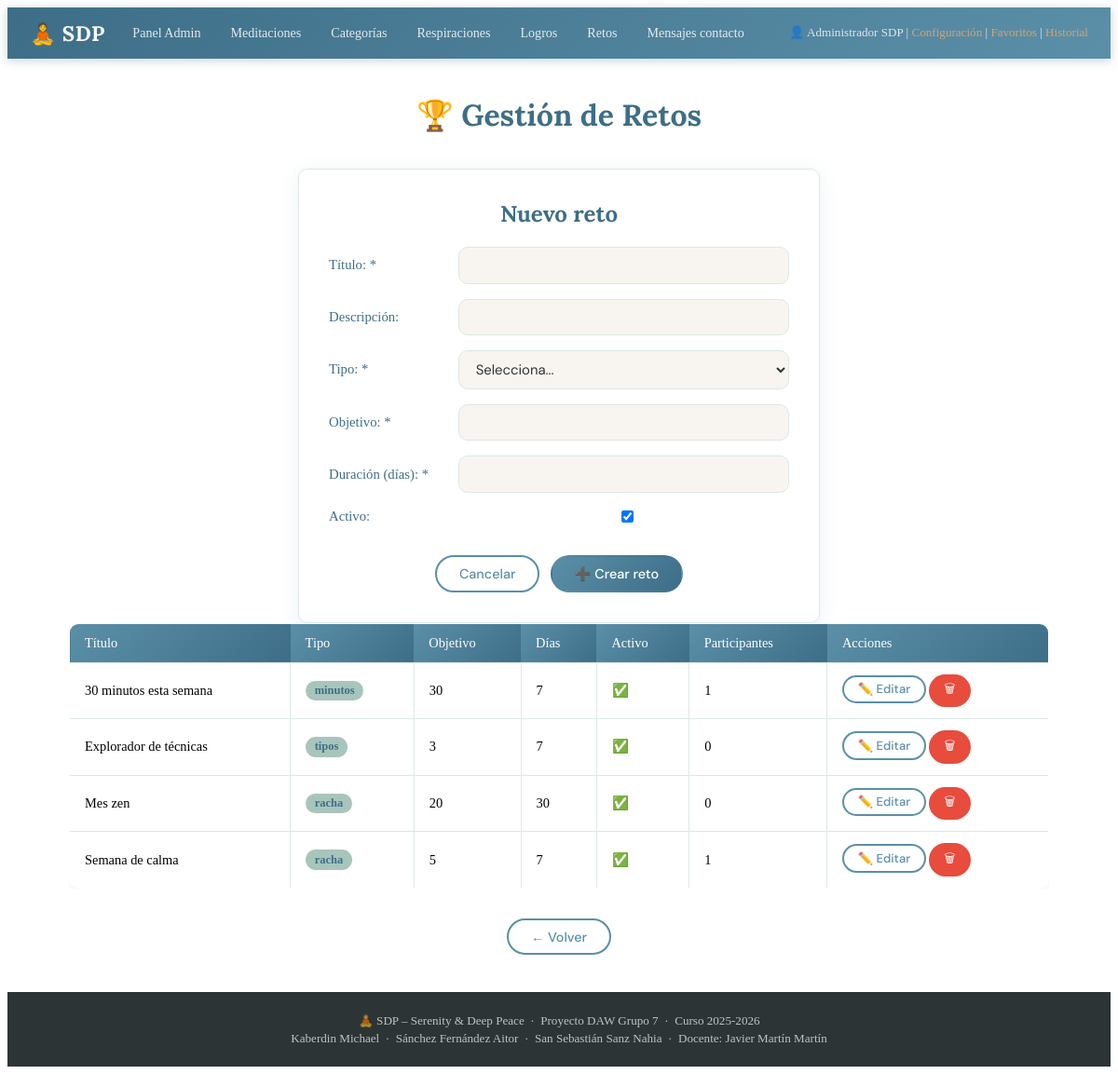
/controller/RetoController.php?action=listarAdmin (signed in), run on the app's committed database.
### tables this page shows
CREATE TABLE IF NOT EXISTS retos (
    id_reto        INT AUTO_INCREMENT PRIMARY KEY,
    titulo         VARCHAR(150) NOT NULL,
    descripcion    TEXT,
    tipo           ENUM('racha','minutos','sesiones','tipos') NOT NULL,
    objetivo_valor SMALLINT UNSIGNED NOT NULL,
    duracion_dias  TINYINT UNSIGNED NOT NULL DEFAULT 7,
    activo         TINYINT(1) NOT NULL DEFAULT 1
);

### dao/SDPBD.php (called while the page is built, shortened)
<?php
class SDPBD {
    private static $conexion = null;
    private static function conexionBD() {
        $config = parse_ini_file(__DIR__ . "/../config/conf.ini");
        if (self::$conexion === null) {
            self::$conexion = new mysqli(
                $config['server'],
                $config['user'],
                $config['pasw'],
                $config['bd']
            );
        }
        self::$conexion->set_charset("utf8mb4");
        return self::$conexion;
    }
    public static function preparar($conexion, $consulta, ...$parametros) {
        $preparacion = $conexion->prepare($consulta);
        return $preparacion;
    }
    public static function consultaLectura($consulta, ...$parametros) {
        $conexion    = self::conexionBD();
        $preparacion = self::preparar($conexion, $consulta, ...$parametros);
        $preparacion->execute();
        $resultado = $preparacion->get_result();
        if ($resultado->num_rows > 0) {
            return $resultado->fetch_all(MYSQLI_ASSOC);
        }
        return null;
    }
}
?>

### dao/RetoDAO.php (called while the page is built, shortened)
<?php
require_once(__DIR__ . '/../dao/SDPBD.php');
require_once(__DIR__ . '/../model/RetoModel.php');
class RetoDAO {
    private static function filaAModelo($fila) {
        $r = new RetoModel();
        $r->setIdReto($fila['id_reto']);
        $r->setTitulo($fila['titulo']);
        $r->setDescripcion($fila['descripcion'] ?? null);
        $r->setTipo($fila['tipo']);
        $r->setObjetivoValor($fila['objetivo_valor']);
        $r->setDuracionDias($fila['duracion_dias']);
        $r->setActivo($fila['activo']);
        return $r;
    }
    public static function listarTodos() {
        $consulta  = "SELECT r.*, COUNT(ur.id_usuario) AS num_participantes
                      FROM retos r
                      LEFT JOIN usuario_reto ur ON r.id_reto = ur.id_reto
                      GROUP BY r.id_reto
                      ORDER BY r.titulo";
        $resultado = SDPBD::consultaLectura($consulta);
        $lista = [];
        if ($resultado) {
            foreach ($resultado as $fila) {
                $lista[] = ['modelo' => self::filaAModelo($fila), 'num_participantes' => $fila['num_participantes']];
            }
        }
        return $lista;
    }
}
?>

### model/RetoModel.php (called while the page is built, shortened)
<?php
class RetoModel {
    private $id_reto;
    private $titulo;
    private $descripcion;
    private $tipo;
    private $objetivo_valor;
    private $duracion_dias;
    private $activo;
    public function getIdReto()          { return $this->id_reto; }
    public function setIdReto($v)        { $this->id_reto = $v; }
    public function getTitulo()          { return $this->titulo; }
    public function setTitulo($v)        { $this->titulo = $v; }
    public function getDescripcion()     { return $this->descripcion; }
    public function setDescripcion($v)   { $this->descripcion = $v; }
    public function getTipo()            { return $this->tipo; }
    public function setTipo($v)          { $this->tipo = $v; }
    public function getObjetivoValor()   { return $this->objetivo_valor; }
    public function setObjetivoValor($v) { $this->objetivo_valor = $v; }
    public function getDuracionDias()    { return $this->duracion_dias; }
    public function setDuracionDias($v)  { $this->duracion_dias = $v; }
    public function getActivo()          { return $this->activo; }
    public function setActivo($v)        { $this->activo = $v; }
}
?>

### view/admin/retosAdminView.php (the view, shortened to what this page needs)
<?php include __DIR__ . '/../../view/statics/cabeceraView.php'; ?>
<main>
    <h1>🏆 Gestión de Retos</h1>
    <div class="panel-sesion">
        <h2 id="reto-form-titulo">Nuevo reto</h2>
        <form id="retoForm" method="POST" action="/<?php echo $projectName; ?>/controller/RetoController.php">
            <div class="formularios">
                <label for="reto-titulo-inp">Título: *</label>
                <input type="text" id="reto-titulo-inp" name="titulo" required>
                <label for="reto-desc">Descripción:</label>
                <input type="text" id="reto-desc" name="descripcion">
                <label for="reto-tipo">Tipo: *</label>
                <select id="reto-tipo" name="tipo" required>
                    <option value="">Selecciona...</option>
                </select>
                <label for="reto-obj">Objetivo: *</label>
                <input type="number" id="reto-obj" name="objetivo_valor" min="1" required>
                <label for="reto-dias">Duración (días): *</label>
                <input type="number" id="reto-dias" name="duracion_dias" min="1" required>
                <label for="reto-activo">Activo:</label>
                <input type="checkbox" id="reto-activo" name="activo" checked>
            </div>
        </form>
        <div class="dashboardActions">
            <button type="button" class="botones" onclick="limpiarRetoForm()">Cancelar</button>
            <button type="submit" form="retoForm" class="botones botones-primario" id="reto-btn">➕ Crear reto</button>
        </div>
    </div>
    <div class="tabla-scroll">
        <table class="tabla">
            <thead>
                <tr><th>Título</th><th>Tipo</th><th>Objetivo</th><th>Días</th><th>Activo</th><th>Participantes</th><th>Acciones</th></tr>
            </thead>
            <tbody>
                <?php foreach ($retos as $item):
                    $r   = $item['modelo'];
                    $num = $item['num_participantes'];
                ?>
                <tr>
                    <td><?php echo htmlspecialchars($r->getTitulo()); ?></td>
                    <td><span class="badge"><?php echo $r->getTipo(); ?></span></td>
                    <td><?php echo $r->getObjetivoValor(); ?></td>
                    <td><?php echo $r->getDuracionDias(); ?></td>
                    <td><?php echo $r->getActivo() ? '✅' : '❌'; ?></td>
                    <td><?php echo $num; ?></td>
                    <td>
                        <button type="button" class="botones btn-sm"
                                onclick="editarReto(<?php echo $r->getIdReto(); ?>, '<?php echo addslashes($r->getTitulo()); ?>', '<?php echo addslashes($r->getDescripcion() ?? ''); ?>', '<?php echo $r->getTipo(); ?>', <?php echo $r->getObjetivoValor(); ?>, <?php echo $r->getDuracionDias(); ?>, <?php echo $r->getActivo(); ?>)">
                            ✏️ Editar
                        </button>
                        <form method="POST" action="/<?php echo $projectName; ?>/controller/RetoController.php" style="display:inline;"
                              onsubmit="return confirm('¿Eliminar este reto?');">
                            <button type="submit" class="botones botones-peligro btn-sm">🗑</button>
                        </form>
                    </td>
                </tr>
                <?php endforeach; ?>
            </tbody>
        </table>
    </div>
    <div class="dashboardActions">
        <button class="botones" onclick="history.back()">← Volver</button>
    </div>
</main>
<?php include __DIR__ . '/../../view/statics/pieView.php'; ?>

### assets/css/styles.css (style rules this page uses)
:root { --primario: #5b8fa8; --primario-dk: #3e6e87; --secundario: #a8c5bc; --acento: #d4a373; --fondo: #f8f5f0; --fondo-card: #ffffff; --texto: #2d3436; --texto-muted: #7f8c8d; --borde: #dde8e5; --peligro: #e74c3c; --ok: #27ae60; --sombra: 0 4px 20px rgba(91, 143, 168, .12); --radio: 10px; }
*, *::before, *::after { box-sizing: border-box; }
h1, h2, h3, h4 { font-family: 'Lora', serif; color: var(--primario-dk); margin-top: 0; }
main { grid-area: main; padding: 2.5rem 1.5rem; display: flex; flex-direction: column; align-items: center; max-width: 1100px; margin: 0 auto; width: 100%; }
form { all: unset; width: 100%; display: flex; flex-direction: column; align-items: center; }
.formularios { display: grid; grid-template-columns: auto 1fr; gap: 1rem 2rem; align-items: center; width: 100%; max-width: 560px; }
.formularios label { justify-self: start; font-weight: 500; color: var(--primario-dk); font-size: .92rem; }
.formularios input, .formularios select, .formularios textarea { justify-self: stretch; padding: .55rem .85rem; border: 1.5px solid var(--borde); border-radius: var(--radio); font-size: .93rem; font-family: 'DM Sans', sans-serif; background: var(--fondo); color: var(--texto); transition: border-color .2s, box-shadow .2s; width: 100%; }
.botones { display: inline-block; padding: .55rem 1.5rem; background: var(--fondo-card); color: var(--primario); border: 2px solid var(--primario); border-radius: 25px; font-family: 'DM Sans', sans-serif; font-weight: 500; font-size: .9rem; cursor: pointer; margin-top: .5rem; text-decoration: none; transition: all .2s; }
.botones-primario { background: linear-gradient(135deg, var(--primario), var(--primario-dk)); color: #fff; border-color: transparent; }
.botones-peligro { background: var(--peligro); color: #fff; border-color: transparent; }
.btn-sm { padding: .3rem .9rem; font-size: .82rem; margin-top: 0; }
.dashboardActions { display: flex; flex-wrap: wrap; gap: .7rem; justify-content: center; margin-top: 1.5rem; width: 100%; }
.tabla-scroll { width: 100%; overflow-x: auto; }
.tabla { width: 100%; border-collapse: collapse; background: var(--fondo-card); border: 1px solid var(--borde); border-radius: var(--radio); overflow: hidden; box-shadow: var(--sombra); }
.tabla th, .tabla td { padding: .75rem 1rem; border: 1px solid var(--borde); text-align: left; font-size: .9rem; vertical-align: middle; }
.tabla th { background: linear-gradient(135deg, var(--primario), var(--primario-dk)); color: #fff; font-weight: 500; border: none; }
.badge { display: inline-block; padding: .2rem .6rem; border-radius: 20px; font-size: .78rem; font-weight: 600; background: var(--secundario); color: var(--primario-dk); }
.panel-sesion { background: var(--fondo-card); border: 1px solid var(--borde); border-radius: var(--radio); box-shadow: var(--sombra); padding: 2rem; width: 100%; max-width: 560px; margin-top: 1rem; display: flex; flex-direction: column; align-items: center; }

### data on the page
retos: titulo "30 minutos esta semana", tipo "minutos", objetivo_valor "30", duracion_dias "7", num "1"
retos: titulo "Explorador de técnicas", tipo "tipos", objetivo_valor "3", duracion_dias "7", num "0"
retos: titulo "Mes zen", tipo "racha", objetivo_valor "20", duracion_dias "30", num "0"
retos: titulo "Semana de calma", tipo "racha", objetivo_valor "5", duracion_dias "7", num "1"

### other printed values
$_SESSION['nombre_completo'] "Administrador SDP"
